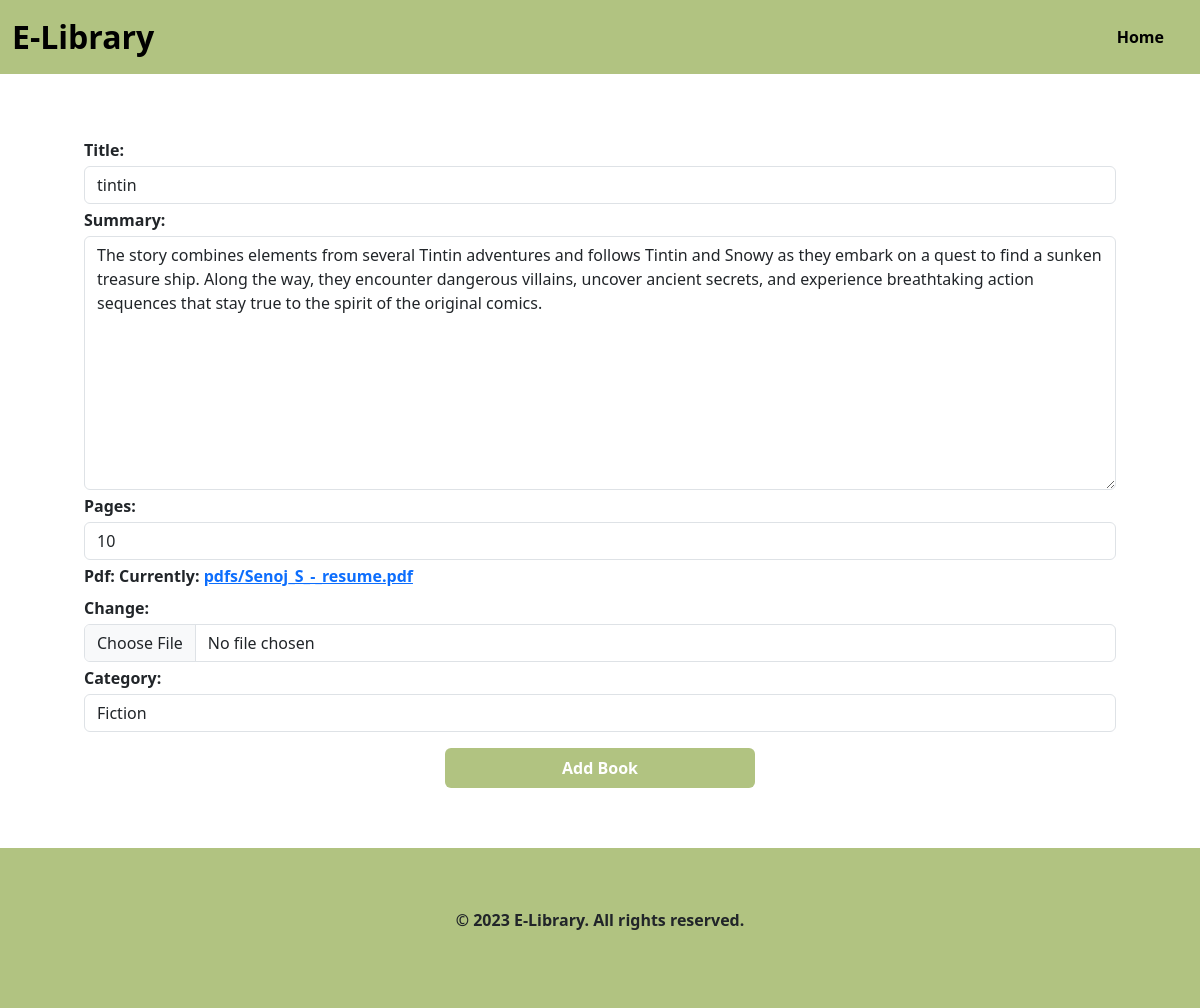
Screenshot of /editBook/1 with the database file from the repository.
### elibrary_app/models.py (models this page shows, shortened)
class EBooksModel(models.Model):
	title = models.CharField(max_length = 80)
	summary = models.TextField(max_length=2000)
	pages = models.CharField(max_length=80)
	pdf = models.FileField(upload_to='pdfs/')
	author = models.CharField(max_length=80)
	category = models.CharField(max_length=80)
	author_id = models.IntegerField(default=0)

### elibrary_app/views.py (the view)
# urls.py: path('editBook/<int:book_id>', views.editBook, name='editBook'),
def editBook(request,book_id):
	book = EBooksModel.objects.get(id=book_id)
	if request.method == 'POST':
		form = EBooksForm(request.POST, request.FILES,instance=book)
		if form.is_valid():
			form.save()
			print()
			print()
			print("Book updated successfully")
			print()
			print()
			return redirect('home')
		else:
			print(form.errors)
	else:
		form = EBooksForm(instance=book)
	return render(request, 'editBook.html', {'form': form,'book':book})

### elibrary_app/forms.py
class EBooksForm(forms.ModelForm):
	CATEGORY_CHOICES = [
		('Education', 'Education'),
		('Fiction', 'Fiction'),
		('Science', 'Science'),
	]
	category = forms.ChoiceField(choices=CATEGORY_CHOICES)
	class Meta:
		model = EBooksModel
		fields = ['title', 'summary', 'pages', 'pdf', 'category']
	def __init__(self, *args, **kwargs):
		super(EBooksForm, self).__init__(*args, **kwargs)
		self.fields['title'].widget.attrs.update({'class': 'form-control', 'placeholder': 'Enter title'})
		self.fields['summary'].widget.attrs.update({'class': 'form-control', 'placeholder': 'Enter summary'})
		self.fields['pages'].widget.attrs.update({'class': 'form-control', 'placeholder': 'Enter pages'})
		self.fields['pdf'].widget.attrs.update({'class': 'form-control', 'placeholder': 'Enter pdf'})
		self.fields['category'].widget.attrs.update({'class': 'form-control', 'placeholder': 'Select category'})
		for field_name, field in self.fields.items():
			field.required = True

### elibrary_app/templates/editBook.html (shortened to what this page needs)
{% load static %}
<!doctype html>
<html lang="en">
<head>
	<link href="https://cdn.jsdelivr.net/npm/bootstrap@5.3.2/dist/css/bootstrap.min.css" rel="stylesheet">
	<link rel="stylesheet" href="{% static 'css/style.css' %}"/>
	<link rel="stylesheet" href="{% static 'css/addBook.css' %}"/>
</head>
<body>
	<section class="navbar--section">
	<nav class="navbar navbar-expand-lg ">
		<div class="container-fluid">
		<a class="navbar-brand" href="#">E-Library</a>
		<div class="collapse navbar-collapse justify-content-end" id="navbarNav">
			<ul class="navbar-nav">
			<li class="nav-item">
				<a class="active nav-link " aria-current="page" href="/">Home</a>
			</li>
			</ul>
		</div>
		</div>
	</nav>
	</section>
	<section class="add--section">
		<form method="post" action="{% url 'editBook' book.id %}" enctype="multipart/form-data">
			{{form}}
			<button type="submit" class="btn btn-primary mt-3">Add Book</button>
		</form>
	</section>
	<section class="footer--section">
	<div class="container-fluid text-center">
		<div class="footer--items row">
		<div class="footer--details col-lg-12">
			<p>© 2023 E-Library. All rights reserved.</p>
		</div>
		</div>
</body>
</html>

### elibrary_app/static/css/style.css (style rules this page uses)
.navbar { background-color: #B1C381; font-weight: 600; }
.nav-link { margin: 0 1rem; }
.navbar-brand { font-size: 2rem; }
.footer--section { padding: 5% 7%; background-color: #B1C381; font-weight: 600; }

### elibrary_app/static/css/addBook.css (style rules this page uses)
.add--section { padding: 5% 7%; font-weight: 600; }
.add--section form { display: flex; flex-direction: column; line-height: 2rem; }
.btn { width: 30%; margin: 0 auto; padding: 0.5rem; background-color: #B1C381; color: #fff; border: none; font-weight: 600; }

### rows the page displays
EBooksModel: title "tintin", summary "The story combines elements from several Tintin adventures and follows Tintin and Snowy as they embark on a quest to find a sunken treasure ship. Along the way, they encounter dangerous villains, uncover ancient secrets, and experience breathtaking action sequences that stay true to the spirit of the original comics.", pages "10", category "Fiction"
